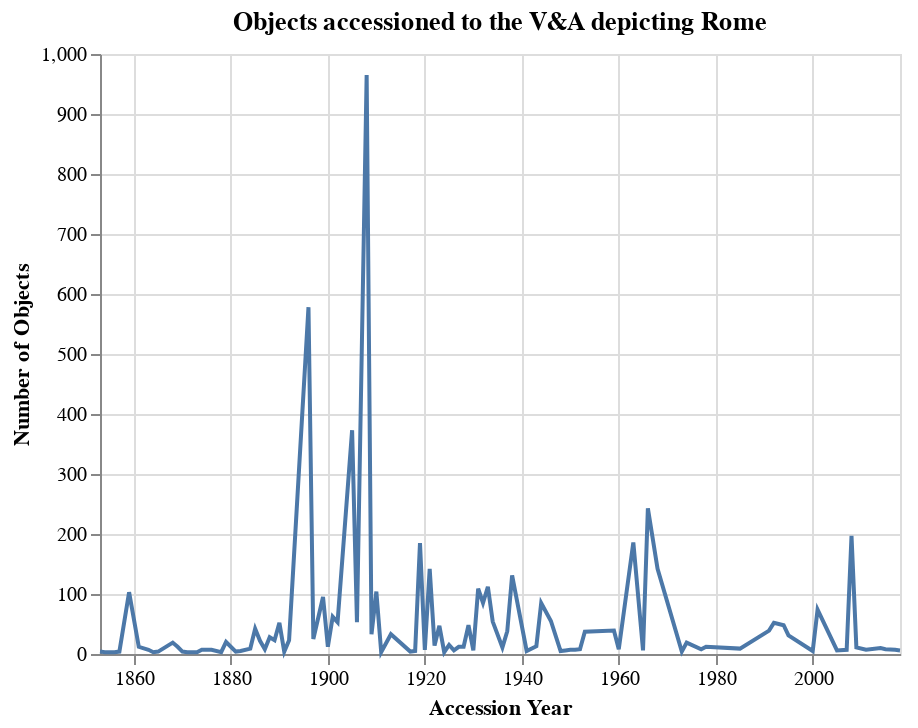

Notebook code for this chart:
### Markdown cell above
## Artgram for objects depicting Rome accessioned to the collection

### Code cell
import requests
import altair as alt
import pandas as pd

req = requests.get('https://api.vam.ac.uk/v2/objects/clusters/accession_year/search?id_place=x29106&cluster_size=100')
glass_df = pd.DataFrame(req.json())
glass_df.rename(columns={'value': 'Accession Year', 'count': 'Number of Objects'}, inplace=True)

line = alt.Chart(glass_df).mark_line().encode(
    x='Accession Year:T',
   y='Number of Objects:Q'
)

line.properties(title="Objects accessioned to the V&A depicting Rome")

### Figure 1 — Vega-Lite specification as saved in the notebook (floating-point values rounded to 4 significant figures)
{"config": {"view": {"continuousWidth": 400, "continuousHeight": 300}}, "data": {"name": "data-f46ca1757554d9374687966f9cde69d3"}, "mark": "line", "encoding": {"x": {"type": "temporal", "field": "Accession Year"}, "y": {"type": "quantitative", "field": "Number of Objects"}}, "title": "Objects accessioned to the V&A depicting Rome", "$schema": "https://vega.github.io/schema/vega-lite/v4.8.1.json", "datasets": {"data-f46ca1757554d9374687966f9cde69d3": [{"id": "1908", "Accession Year": "1908", "Number of Objects": 965, "count_max_error": 0}, {"id": "1896", "Accession Year": "1896", "Number of Objects": 578, "count_max_error": 0}, {"id": "1905", "Accession Year": "1905", "Number of Objects": 373, "count_max_error": 0}, {"id": "1966", "Accession Year": "1966", "Number of Objects": 243, "count_max_error": 0}, {"id": "2008", "Accession Year": "2008", "Number of Objects": 197, "count_max_error": 0}, {"id": "1963", "Accession Year": "1963", "Number of Objects": 186, "count_max_error": 0}, {"id": "1919", "Accession Year": "1919", "Number of Objects": 185, "count_max_error": 0}, {"id": "1921", "Accession Year": "1921", "Number of Objects": 142, "count_max_error": 0}, {"id": "1968", "Accession Year": "1968", "Number of Objects": 142, "count_max_error": 0}, {"id": "1938", "Accession Year": "1938", "Number of Objects": 131, "count_max_error": 0}, {"id": "1933", "Accession Year": "1933", "Number of Objects": 112, "count_max_error": 0}, {"id": "1931", "Accession Year": "1931", "Number of Objects": 109, "count_max_error": 0}, {"id": "1910", "Accession Year": "1910", "Number of Objects": 104, "count_max_error": 0}, {"id": "1859", "Accession Year": "1859", "Number of Objects": 103, "count_max_error": 0}, {"id": "1899", "Accession Year": "1899", "Number of Objects": 95, "count_max_error": 0}, {"id": "1932", "Accession Year": "1932", "Number of Objects": 85, "count_max_error": 0}, {"id": "1944", "Accession Year": "1944", "Number of Objects": 85, "count_max_error": 0}, {"id": "2001", "Accession Year": "2001", "Number of Objects": 74, "count_max_error": 0}, {"id": "1901", "Accession Year": "1901", "Number of Objects": 62, "count_max_error": 0}, {"id": "1946", "Accession Year": "1946", "Number of Objects": 55, "count_max_error": 0}, {"id": "1934", "Accession Year": "1934", "Number of Objects": 54, "count_max_error": 0}, {"id": "1902", "Accession Year": "1902", "Number of Objects": 53, "count_max_error": 0}, {"id": "1906", "Accession Year": "1906", "Number of Objects": 53, "count_max_error": 0}, {"id": "1890", "Accession Year": "1890", "Number of Objects": 52, "count_max_error": 0}, {"id": "1992", "Accession Year": "1992", "Number of Objects": 52, "count_max_error": 0}, {"id": "1929", "Accession Year": "1929", "Number of Objects": 48, "count_max_error": 0}, {"id": "1994", "Accession Year": "1994", "Number of Objects": 48, "count_max_error": 0}, {"id": "1923", "Accession Year": "1923", "Number of Objects": 47, "count_max_error": 0}, {"id": "1885", "Accession Year": "1885", "Number of Objects": 42, "count_max_error": 0}, {"id": "1959", "Accession Year": "1959", "Number of Objects": 39, "count_max_error": 0}, {"id": "1991", "Accession Year": "1991", "Number of Objects": 39, "count_max_error": 0}, {"id": "1937", "Accession Year": "1937", "Number of Objects": 38, "count_max_error": 0}, {"id": "1953", "Accession Year": "1953", "Number of Objects": 37, "count_max_error": 0}, {"id": "1909", "Accession Year": "1909", "Number of Objects": 33, "count_max_error": 0}, {"id": "1913", "Accession Year": "1913", "Number of Objects": 33, "count_max_error": 0}, {"id": "1995", "Accession Year": "1995", "Number of Objects": 31, "count_max_error": 0}, {"id": "1888", "Accession Year": "1888", "Number of Objects": 28, "count_max_error": 0}, {"id": "1897", "Accession Year": "1897", "Number of Objects": 25, "count_max_error": 0}, {"id": "1889", "Accession Year": "1889", "Number of Objects": 23, "count_max_error": 0}, {"id": "1892", "Accession Year": "1892", "Number of Objects": 23, "count_max_error": 0}, {"id": "1886", "Accession Year": "1886", "Number of Objects": 22, "count_max_error": 0}, {"id": "1879", "Accession Year": "1879", "Number of Objects": 20, "count_max_error": 0}, {"id": "1868", "Accession Year": "1868", "Number of Objects": 19, "count_max_error": 0}, {"id": "1974", "Accession Year": "1974", "Number of Objects": 19, "count_max_error": 0}, {"id": "1925", "Accession Year": "1925", "Number of Objects": 15, "count_max_error": 0}, {"id": "1922", "Accession Year": "1922", "Number of Objects": 14, "count_max_error": 0}, {"id": "1943", "Accession Year": "1943", "Number of Objects": 13, "count_max_error": 0}, {"id": "1861", "Accession Year": "1861", "Number of Objects": 12, "count_max_error": 0}, {"id": "1869", "Accession Year": "1869", "Number of Objects": 12, "count_max_error": 0}, {"id": "1900", "Accession Year": "1900", "Number of Objects": 12, "count_max_error": 0}, {"id": "1927", "Accession Year": "1927", "Number of Objects": 12, "count_max_error": 0}, {"id": "1928", "Accession Year": "1928", "Number of Objects": 12, "count_max_error": 0}, {"id": "1978", "Accession Year": "1978", "Number of Objects": 12, "count_max_error": 0}, {"id": "1936", "Accession Year": "1936", "Number of Objects": 11, "count_max_error": 0}, {"id": "2009", "Accession Year": "2009", "Number of Objects": 11, "count_max_error": 0}, {"id": "2014", "Accession Year": "2014", "Number of Objects": 10, "count_max_error": 0}, {"id": "1884", "Accession Year": "1884", "Number of Objects": 9, "count_max_error": 0}, {"id": "1985", "Accession Year": "1985", "Number of Objects": 9, "count_max_error": 0}, {"id": "1887", "Accession Year": "1887", "Number of Objects": 8, "count_max_error": 0}, {"id": "1952", "Accession Year": "1952", "Number of Objects": 8, "count_max_error": 0}, {"id": "1960", "Accession Year": "1960", "Number of Objects": 8, "count_max_error": 0}, {"id": "1977", "Accession Year": "1977", "Number of Objects": 8, "count_max_error": 0}, {"id": "2015", "Accession Year": "2015", "Number of Objects": 8, "count_max_error": 0}, {"id": "1863", "Accession Year": "1863", "Number of Objects": 7, "count_max_error": 0}, {"id": "1874", "Accession Year": "1874", "Number of Objects": 7, "count_max_error": 0}, {"id": "1876", "Accession Year": "1876", "Number of Objects": 7, "count_max_error": 0}, {"id": "1920", "Accession Year": "1920", "Number of Objects": 7, "count_max_error": 0}, {"id": "1950", "Accession Year": "1950", "Number of Objects": 7, "count_max_error": 0}, {"id": "1951", "Accession Year": "1951", "Number of Objects": 7, "count_max_error": 0}, {"id": "2007", "Accession Year": "2007", "Number of Objects": 7, "count_max_error": 0}, {"id": "2011", "Accession Year": "2011", "Number of Objects": 7, "count_max_error": 0}, {"id": "2017", "Accession Year": "2017", "Number of Objects": 7, "count_max_error": 0}, {"id": "1926", "Accession Year": "1926", "Number of Objects": 6, "count_max_error": 0}, {"id": "1930", "Accession Year": "1930", "Number of Objects": 6, "count_max_error": 0}, {"id": "1949", "Accession Year": "1949", "Number of Objects": 6, "count_max_error": 0}, {"id": "1965", "Accession Year": "1965", "Number of Objects": 6, "count_max_error": 0}, {"id": "2005", "Accession Year": "2005", "Number of Objects": 6, "count_max_error": 0}, {"id": "2018", "Accession Year": "2018", "Number of Objects": 6, "count_max_error": 0}, {"id": "1882", "Accession Year": "1882", "Number of Objects": 5, "count_max_error": 0}, {"id": "1918", "Accession Year": "1918", "Number of Objects": 5, "count_max_error": 0}, {"id": "1941", "Accession Year": "1941", "Number of Objects": 5, "count_max_error": 0}, {"id": "1948", "Accession Year": "1948", "Number of Objects": 5, "count_max_error": 0}, {"id": "2000", "Accession Year": "2000", "Number of Objects": 5, "count_max_error": 0}, {"id": "1853", "Accession Year": "1853", "Number of Objects": 4, "count_max_error": 0}, {"id": "1857", "Accession Year": "1857", "Number of Objects": 4, "count_max_error": 0}, {"id": "1865", "Accession Year": "1865", "Number of Objects": 4, "count_max_error": 0}, {"id": "1870", "Accession Year": "1870", "Number of Objects": 4, "count_max_error": 0}, {"id": "1881", "Accession Year": "1881", "Number of Objects": 4, "count_max_error": 0}, {"id": "1891", "Accession Year": "1891", "Number of Objects": 4, "count_max_error": 0}, {"id": "1917", "Accession Year": "1917", "Number of Objects": 4, "count_max_error": 0}, {"id": "1973", "Accession Year": "1973", "Number of Objects": 4, "count_max_error": 0}, {"id": "1854", "Accession Year": "1854", "Number of Objects": 3, "count_max_error": 0}, {"id": "1856", "Accession Year": "1856", "Number of Objects": 3, "count_max_error": 0}, {"id": "1864", "Accession Year": "1864", "Number of Objects": 3, "count_max_error": 0}, {"id": "1871", "Accession Year": "1871", "Number of Objects": 3, "count_max_error": 0}, {"id": "1872", "Accession Year": "1872", "Number of Objects": 3, "count_max_error": 0}, {"id": "1873", "Accession Year": "1873", "Number of Objects": 3, "count_max_error": 0}, {"id": "1878", "Accession Year": "1878", "Number of Objects": 3, "count_max_error": 0}, {"id": "1911", "Accession Year": "1911", "Number of Objects": 3, "count_max_error": 0}, {"id": "1924", "Accession Year": "1924", "Number of Objects": 3, "count_max_error": 0}]}}
